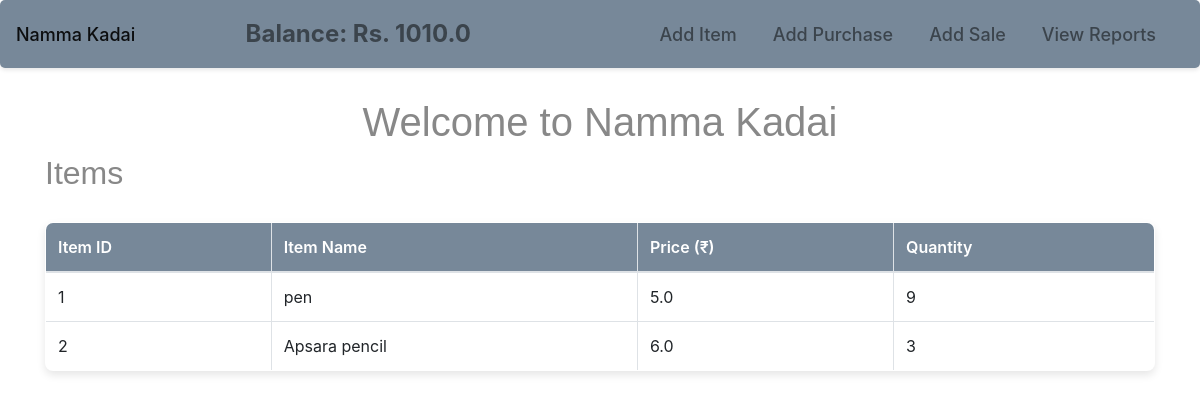
The app's page /, older data.
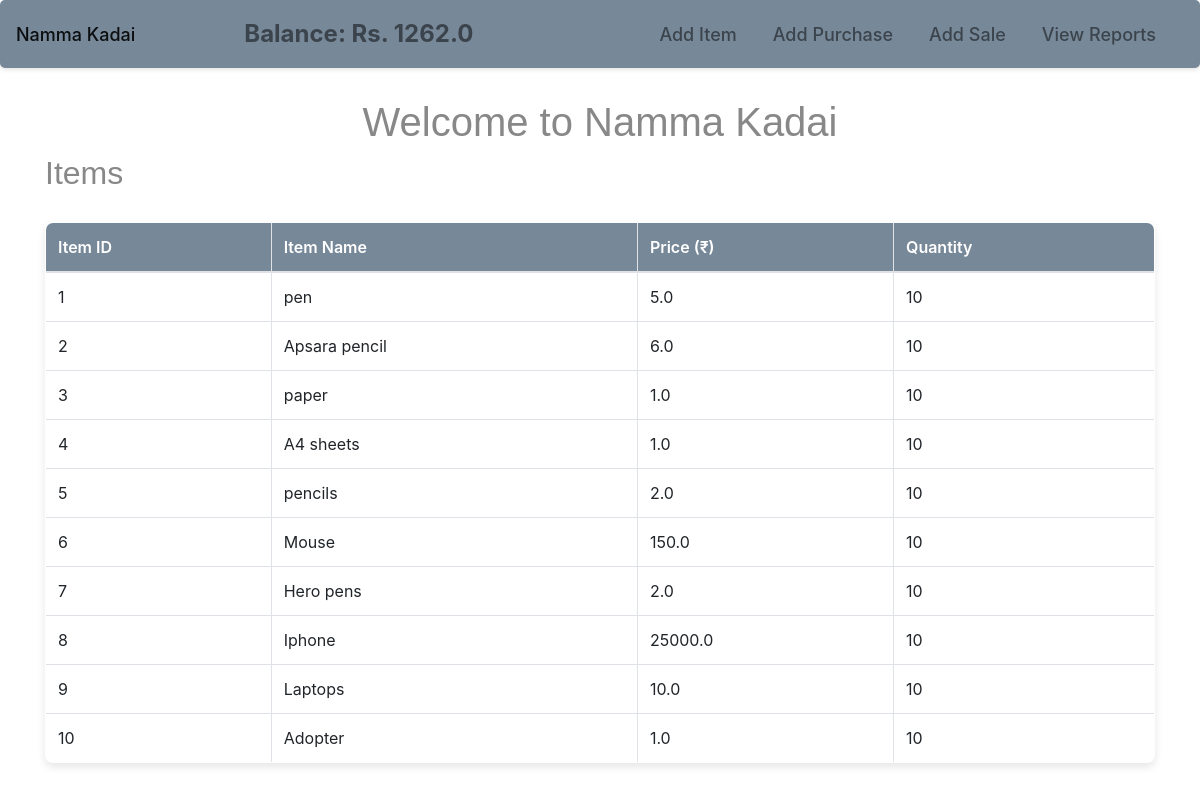
The same page, newer data.
### models.py (models this page shows)
class Company(db.Model):
    id = db.Column(db.Integer, primary_key=True)
    name = db.Column(db.String(50), unique=True, nullable=False)
    cash_balance = db.Column(db.Float, nullable=False, default=1000.0)

class Item(db.Model):
    id = db.Column(db.Integer, primary_key=True)
    name = db.Column(db.String(50), unique=True, nullable=False)
    price = db.Column(db.Float, nullable=False)
    qty = db.Column(db.Integer, nullable=False, default=0)

### app.py (the view)
@app.route('/')
def home():
    company = Company.query.first()
    items = Item.query.all()
    balance = company.cash_balance if company else 0
    return render_template('home.html', balance=balance, items=items)

### templates/home.html
{% extends "base.html" %}
{% block content %}
    <h1 class="text-center">Welcome to Namma Kadai</h1>
    <h2>Items</h2>
    <table class="table table-bordered">
        <thead>
            <tr>
                <th>Item ID</th>
                <th>Item Name</th>
                <th>Price (₹)</th>
                <th>Quantity</th>
            </tr>
        </thead>
        <tbody>
            {% for item in items %}
            <tr>
                <td>{{ item.id }}</td>
                <td>{{ item.name }}</td>
                <td>{{ item.price }}</td>
                <td>{{ item.qty }}</td>
            </tr>
            {% endfor %}
        </tbody>
    </table>
{% endblock %}

### templates/base.html (shortened to what this page needs)
<!DOCTYPE html>
<html lang="en">
<head>
    <link rel="stylesheet" href="{{ url_for('static', filename='styles.css') }}">
    <link rel="stylesheet" href="https://maxcdn.bootstrapcdn.com/bootstrap/4.5.2/css/bootstrap.min.css">
</head>
<body>
    <nav class="navbar navbar-expand-lg navbar-light" style="background-color: #778899;">
        <a class="navbar-brand" href="{{ url_for('home') }}">Namma Kadai</a>
        <div class="navbar-text mx-auto" style="font-size: 1.5rem; font-weight: bold;">
            Balance: Rs. {{ balance }}
        </div>
        <div class="navbar-nav ml-auto">
            <a class="nav-item nav-link" href="{{ url_for('add_item') }}">Add Item</a>
            <a class="nav-item nav-link" href="{{ url_for('add_purchase') }}">Add Purchase</a>
            <a class="nav-item nav-link" href="{{ url_for('add_sale') }}">Add Sale</a>
            <a class="nav-item nav-link" href="{{ url_for('view_reports') }}">View Reports</a>
        </div>
    </nav>
    <div class="container mt-4">
        {% block content %}{% endblock %}
    </div>
</body>
</html>

### static/styles.css (style rules this page uses)
body { background-color: #ffffff; font-family: 'Poppins', sans-serif; color: #d3d3d3; margin: 0; padding: 0; line-height: 1.8; }
h1, h2, h3 { font-family: 'Raleway', sans-serif; color: #888888; font-weight: 700; margin: 10px 0; }
h2, h3 { color: #888888; }
.table { margin-top: 30px; background-color: #ffffff; border-radius: 8px; box-shadow: 0 4px 8px rgba(0, 0, 0, 0.1); width: 100%; overflow: hidden; border: 1px solid #e0e0e0; }
.table th, .table td { padding: 14px 24px; text-align: left; border-bottom: 1px solid #e0e0e0; }
.table th { background-color: #778899; color: #ffffff; font-weight: 600; }
.navbar { margin-bottom: 30px; background-color: #2ecc71; padding: 15px 20px; border-radius: 5px; box-shadow: 0 2px 4px rgba(0, 0, 0, 0.1); }
.navbar a { color: #ffffff; text-decoration: none; font-size: 18px; margin-right: 20px; font-weight: 500; }
.container { margin: 40px auto; max-width: 1100px; padding: 0 20px; }

Row changes from the older to the newer data that the page shows:
changed Company: cash_balance "1010.0" → "1262.0"
changed Item "pen": qty "9" → "10"
changed Item "Apsara pencil": qty "3" → "10"
added Item: id "3", name "paper", price "1.0", qty "10"
added Item: id "4", name "A4 sheets", price "1.0", qty "10"
added Item: id "5", name "pencils", price "2.0", qty "10"
added Item: id "6", name "Mouse", price "150.0", qty "10"
added Item: id "7", name "Hero pens", price "2.0", qty "10"
added Item: id "8", name "Iphone", price "25000.0", qty "10"
added Item: id "9", name "Laptops", price "10.0", qty "10"
added Item: id "10", name "Adopter", price "1.0", qty "10"
